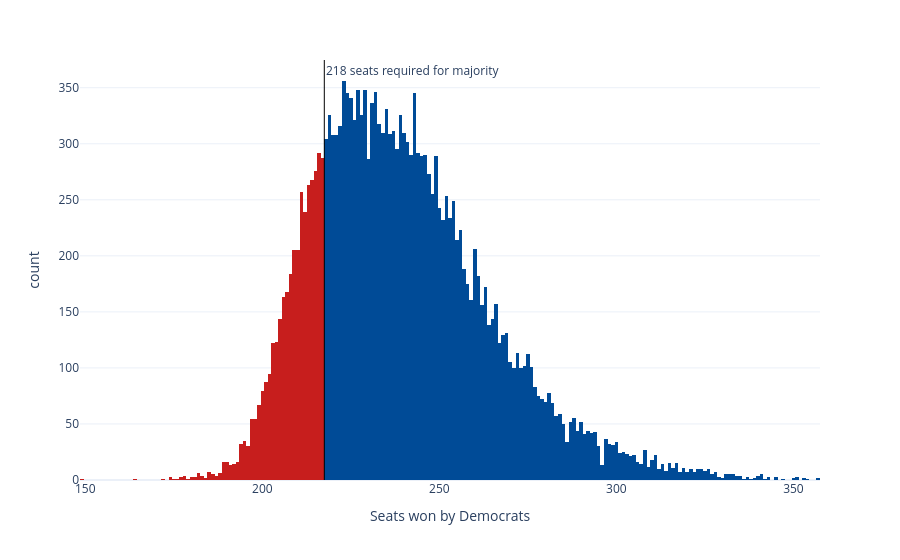

The notebook cell saved with this chart:
### Code cell
sims_hist = px.histogram(seat_sims, x='seats', nbins=np.unique(seat_sims['seats']).shape[0]*2, color='winner',
                         color_discrete_map={'Democrats': '#004b97', 'Republicans': '#c71e1d'},
                         labels={'seats':'Seats won by Democrats', 'winner': 'Winner'}, template='plotly_white')
sims_hist.update_traces(showlegend=False)
sims_hist.add_vline(x=217.5, line_width=1, line_color='black', annotation_text='218 seats required for majority', 
                    annotation_position='top right')
sims_hist

### Figure 1 — Plotly figure (JSON) as saved in the notebook; plotly's stock layout.template omitted (floating-point values rounded to 4 significant figures; data arrays with more than 128 entries replaced by an {"elided": "..."} marker saying what was removed)
{"data": [{"bingroup": "x", "hovertemplate": "Winner=Republicans<br>Seats won by Democrats=%{x}<br>count=%{y}<extra></extra>", "legendgroup": "Republicans", "marker": {"color": "#c71e1d", "pattern": {"shape": ""}}, "name": "Republicans", "nbinsx": 360, "orientation": "v", "showlegend": false, "type": "histogram", "x": {"elided": "3860 int values"}, "xaxis": "x", "yaxis": "y"}, {"bingroup": "x", "hovertemplate": "Winner=Democrats<br>Seats won by Democrats=%{x}<br>count=%{y}<extra></extra>", "legendgroup": "Democrats", "marker": {"color": "#004b97", "pattern": {"shape": ""}}, "name": "Democrats", "nbinsx": 360, "orientation": "v", "showlegend": false, "type": "histogram", "x": {"elided": "16140 int values"}, "xaxis": "x", "yaxis": "y"}], "layout": {"annotations": [{"showarrow": false, "text": "218 seats required for majority", "x": 217.5, "xanchor": "left", "xref": "x", "y": 1, "yanchor": "top", "yref": "y domain"}], "barmode": "relative", "legend": {"title": {"text": "Winner"}, "tracegroupgap": 0}, "margin": {"t": 60}, "shapes": [{"line": {"color": "black", "width": 1}, "type": "line", "x0": 217.5, "x1": 217.5, "xref": "x", "y0": 0, "y1": 1, "yref": "y domain"}], "xaxis": {"anchor": "y", "domain": [0, 1], "title": {"text": "Seats won by Democrats"}}, "yaxis": {"anchor": "x", "domain": [0, 1], "title": {"text": "count"}}}}
